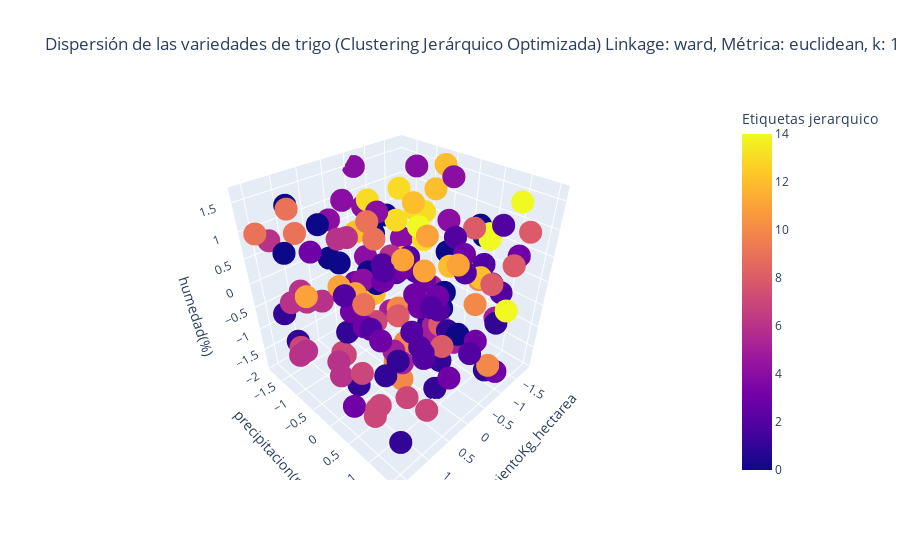

This figure's notebook cell:
### Code cell
from sklearn.cluster import AgglomerativeClustering
from sklearn.metrics import silhouette_score
import numpy as np
import pandas as pd
import plotly.express as px
import matplotlib.pyplot as plt

# Asumiendo que x_escalado ya está definido y es tu DataFrame escalado
# x_escalado = ...

linkage_methods = ['ward', 'complete', 'average', 'single']
distance_metrics = ['euclidean', 'manhattan', 'cosine'] # 'ward' solo funciona con 'euclidean'

best_silhouette = -1
best_params = {}
best_cluster_assignments = None

# Primero, vamos a encontrar un k más robusto
# Tu implementación del Gap Statistic es buena, vamos a mantenerla para encontrar un k_inicial
def calculate_intra_cluster_dispersion_clustering(X_scaled, k, linkage_method, metric_val='euclidean'):
    # Ward solo funciona con euclidean
    if linkage_method == 'ward':
        clustering = AgglomerativeClustering(n_clusters=k, linkage=linkage_method)
    else:
        clustering = AgglomerativeClustering(n_clusters=k, linkage=linkage_method, metric=metric_val)

    labels = clustering.fit_predict(X_scaled)
    X_arr = np.array(X_scaled)
    # Evitar error si un cluster está vacío
    centroids = []
    for i in range(k):
        if np.sum(labels == i) > 0:
            centroids.append(np.mean(X_arr[labels == i], axis=0))
        else:
            # Si un cluster está vacío, podrías asignarle el centroide de otro cluster o simplemente manejarlo
            # Aquí, para simplificar, le asignamos el centroide de todo el dataset, lo cual no es ideal
            # pero evita un error si calculate_intra_cluster_dispersion_clustering es llamado con un k demasiado grande
            centroids.append(np.mean(X_arr, axis=0))
    centroids = np.array(centroids)

    # Asegurarse de que labels tenga la misma longitud que X_arr
    intra_cluster_dispersion = np.sum(np.linalg.norm(X_arr - centroids[labels], axis=1)**2)
    return intra_cluster_dispersion

gaps = []
max_k = 15
# Para el Gap Statistic, usualmente se usa 'ward' con 'euclidean'
# Podrías ejecutar el Gap Statistic para cada combinación si quieres, pero es computacionalmente costoso.
# Nos quedaremos con 'ward' para encontrar un k inicial, y luego lo afinaremos con silhouette.
for k in range(1, max_k + 1):
    real_inertia = calculate_intra_cluster_dispersion_clustering(x_escalado, k, linkage_method='ward')

    inertia_list = []
    for _ in range(10): # Reduce el número de iteraciones para mayor velocidad si es necesario
      random_data = np.random.rand(*x_escalado.shape)
      intra_cluster_dispersion = calculate_intra_cluster_dispersion_clustering(random_data, k, linkage_method='ward')
      inertia_list.append(intra_cluster_dispersion)

    reference_inertia = np.mean(inertia_list)

    gap = np.log(reference_inertia) - np.log(real_inertia)
    gaps.append(gap)

optimal_k_gap = np.argmax(gaps) + 1
print(f"Número óptimo de clusters según el Gap Statistic (ward/euclidean): {optimal_k_gap}")

plt.figure(figsize=(10, 6))
plt.plot(range(1, max_k + 1), gaps, marker='o')
plt.xlabel('Número de Clusters (k)')
plt.ylabel('Gap Statistic')
plt.title('Gap Statistic para determinar el número óptimo de clusters (Clustering Jerárquico)')
plt.grid(True)
plt.show()

# Ahora, afinemos con Silhouette para k alrededor del óptimo_k_gap y diferentes combinaciones
# Rango de k a explorar, por ejemplo, 2 valores por debajo y 2 por encima del k óptimo
k_range_to_explore = range(max(2, optimal_k_gap - 2), min(max_k + 1, optimal_k_gap + 3))

print("\nBuscando la mejor combinación de parámetros y k con Silhouette Score:")
for linkage in linkage_methods:
    for metric in distance_metrics:
        if linkage == 'ward' and metric != 'euclidean':
            continue # Ward solo funciona con euclidean
        if linkage != 'ward' and metric == 'euclidean': # Si no es ward, euclidean es una opción común
            pass
        elif linkage != 'ward' and metric != 'euclidean': # Para otros linkages y metricas
             pass
        elif linkage == 'ward' and metric == 'euclidean': # Combinación específica
            pass
        else:
            continue # Saltar otras combinaciones no válidas o redundantes

        silhouette_scores_per_k = []
        for n_clusters in k_range_to_explore:
            try:
                if linkage == 'ward':
                    clustering = AgglomerativeClustering(n_clusters=n_clusters, linkage=linkage)
                else:
                    clustering = AgglomerativeClustering(n_clusters=n_clusters, linkage=linkage, metric=metric)
                
                cluster_assignments = clustering.fit_predict(x_escalado)

                # Asegurarse de que hay al menos 2 clusters para calcular silhouette score
                if len(np.unique(cluster_assignments)) > 1:
                    silhouette_avg = silhouette_score(x_escalado, cluster_assignments)
                    silhouette_scores_per_k.append((n_clusters, silhouette_avg))

                    print(f"  Linkage: {linkage}, Métrica: {metric}, k: {n_clusters}, Silhouette: {silhouette_avg:.4f}")

                    if silhouette_avg > best_silhouette:
                        best_silhouette = silhouette_avg
                        best_params = {'linkage': linkage, 'metric': metric, 'n_clusters': n_clusters}
                        best_cluster_assignments = cluster_assignments
                else:
                    print(f"  Advertencia: Para Linkage: {linkage}, Métrica: {metric}, k: {n_clusters}, solo se formó 1 cluster. No se puede calcular Silhouette Score.")

            except Exception as e:
                print(f"  Error al procesar Linkage: {linkage}, Métrica: {metric}, k: {n_clusters}. Error: {e}")
                
        # Opcional: Graficar los scores de silueta para esta combinación de linkage/metric
        if silhouette_scores_per_k:
            k_values = [s[0] for s in silhouette_scores_per_k]
            scores = [s[1] for s in silhouette_scores_per_k]
            plt.figure(figsize=(8, 4))
            plt.plot(k_values, scores, marker='o')
            plt.xlabel('Número de Clusters (k)')
            plt.ylabel('Silhouette Score')
            plt.title(f'Silhouette Score vs. k para Linkage: {linkage}, Métrica: {metric}')
            plt.grid(True)
            plt.show()


print("\n--- Resultados Óptimos ---")
print(f"Mejor Silhouette Score: {best_silhouette:.4f}")
print(f"Parámetros Óptimos: {best_params}")

# Visualización con los mejores parámetros
if best_cluster_assignments is not None:
    df_clustering = x_escalado.copy()
    df_clustering['Etiquetas jerarquico'] = best_cluster_assignments

    fig = px.scatter_3d(df_clustering, x='rendimientoKg_hectarea', y='precipitacion(mm)', z='humedad(%)',
                        color='Etiquetas jerarquico',
                        title=f'Dispersión de las variedades de trigo (Clustering Jerárquico Optimizada)\n'
                              f'Linkage: {best_params["linkage"]}, Métrica: {best_params["metric"]}, k: {best_params["n_clusters"]}')
    fig.show()
else:
    print("No se encontraron asignaciones de clusters óptimas.")

### Figure 1 — Plotly figure (JSON) as saved in the notebook; plotly's stock layout.template omitted (floating-point values rounded to 4 significant figures; data arrays with more than 128 entries replaced by an {"elided": "..."} marker saying what was removed)
{"data": [{"hovertemplate": "rendimientoKg_hectarea=%{x}<br>precipitacion(mm)=%{y}<br>humedad(%)=%{z}<br>Etiquetas jerarquico=%{marker.color}<extra></extra>", "legendgroup": "", "marker": {"color": {"elided": "163 int values"}, "coloraxis": "coloraxis", "symbol": "circle"}, "mode": "markers", "name": "", "scene": "scene", "showlegend": false, "type": "scatter3d", "x": {"elided": "163 float values"}, "y": {"elided": "163 float values"}, "z": {"elided": "163 float values"}}], "layout": {"coloraxis": {"colorbar": {"title": {"text": "Etiquetas jerarquico"}}, "colorscale": [[0, "#0d0887"], [0.1111, "#46039f"], [0.2222, "#7201a8"], [0.3333, "#9c179e"], [0.4444, "#bd3786"], [0.5556, "#d8576b"], [0.6667, "#ed7953"], [0.7778, "#fb9f3a"], [0.8889, "#fdca26"], [1, "#f0f921"]]}, "legend": {"tracegroupgap": 0}, "scene": {"domain": {"x": [0, 1], "y": [0, 1]}, "xaxis": {"title": {"text": "rendimientoKg_hectarea"}}, "yaxis": {"title": {"text": "precipitacion(mm)"}}, "zaxis": {"title": {"text": "humedad(%)"}}}, "title": {"text": "Dispersión de las variedades de trigo (Clustering Jerárquico Optimizada)\nLinkage: ward, Métrica: euclidean, k: 15"}}}
